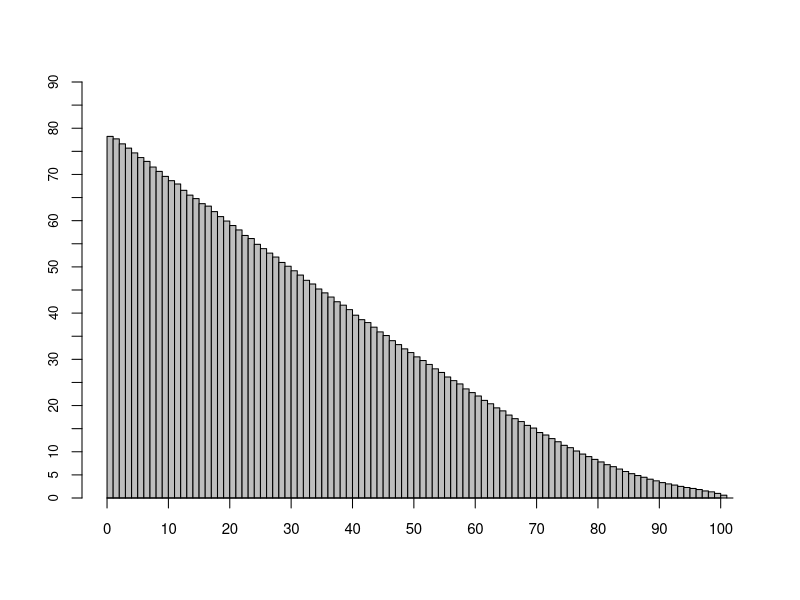
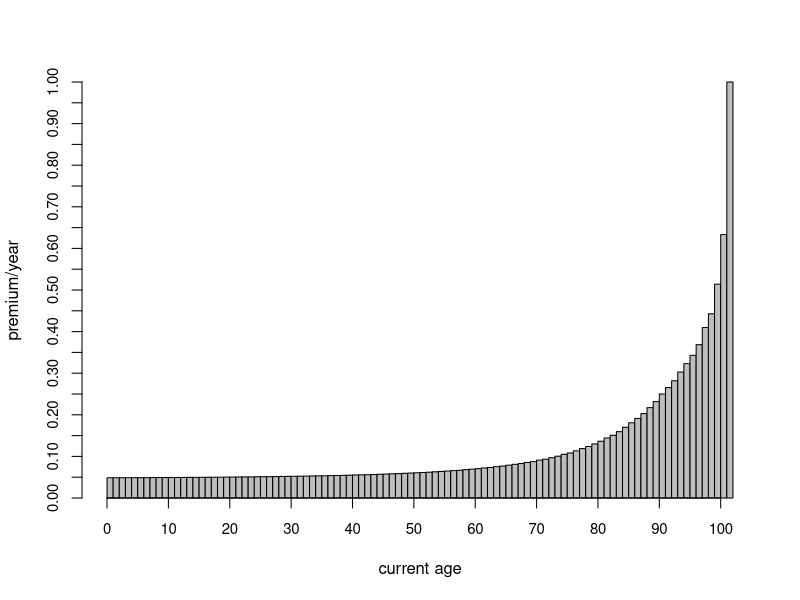

R code for these plots, in order:
#We want to use Monte Carlo simulations to calculate the expected years left of a person for every age
#Then using that data, calculate how much that person's premium must be for a company to breakeven
#given an effective annual interest rate

MortR=c(0.004521, 0.000244, 0.000165, 0.000109, 0.000083, 0.000086, 0.00007, 0.000072, 0.000076, 0.000071, 0.000059, 0.000095, 0.000102, 0.000118, 0.000132, 0.000178, 0.00024, 0.00031, 0.000434, 0.000507, 0.000479, 0.000514, 0.00052, 0.000582, 0.000546, 0.000544, 0.000664, 0.000643, 0.000699, 0.000782, 0.000795, 0.000886, 0.000928, 0.000992, 0.00103, 0.001129, 0.00127, 0.001342, 0.001446, 0.001616, 0.001731, 0.001871, 0.00197, 0.002115, 0.002275, 0.002503, 0.00268, 0.002936, 0.003262, 0.003519, 0.003822, 0.004054, 0.004486, 0.004692, 0.005087, 0.005438, 0.005867, 0.006409, 0.00686, 0.007387, 0.008134, 0.009036, 0.009714, 0.010535, 0.0116, 0.012545, 0.013886, 0.015413, 0.016882, 0.018186, 0.019951, 0.021931, 0.024026, 0.025858, 0.028047, 0.031242, 0.035063, 0.038891, 0.043968, 0.048651, 0.055679, 0.062008, 0.070065, 0.076758, 0.086004, 0.096018, 0.107573, 0.120841, 0.136178, 0.151392, 0.170648, 0.187061, 0.209933, 0.229476, 0.252988, 0.276409, 0.297662, 0.32832, 0.339591, 0.378378, 0.401956,1)
#This vector contains the mortality rate at each age from 0 to 101 where the mortality rate at
#age 0 indicates the chance of dying by age 1 etc.The first position of this vector contains
#mortality rate of age 0, we don't have mortality rates for age 101 and above, so a person is 
#assumed to have a mortality rate of 1 at age 101.
#This is mortality rate for males in the UK for the year 2021-2023 obtained from ONS 

#parameters:
nsim=10000 #number of simulations
i=0.05 #effective annual interest rate
#initialise
age=1
death_age=numeric(nsim)
years_left=numeric(nsim)
DDay=numeric(102)
Years=numeric(102)

for (age in 0:101) {
  for (n in 1:nsim) {
    p=1 #initialise
    Death=1
    p=MortR[(age+1):length(MortR)]
    #indexes mortality rate from current age to age 101
    
    Death=rbinom(length(p),1,p)
    
    #Simulates bernoulli for each potential year the person might live, where if bernoulli results 1, 
    #the person dies, and stores data in a vector of same length as p, this output tells us that a 
    #person dies multiple times, which doesn't make sense, we must only get the first time someone dies
    dec=seq(from=length(p),to=1,by=-1)
    #creates a vector of decreasing numbers
    Death*dec
    #multiplies the above vectors generated, so that the earliest death records the largest number
    #in the vector, whilst others are either 0 or a smaller number
    death_age[n]=which.max(Death*dec)+age-0.5
    #this then returns the first year someone dies
    years_left[n]=which.max(Death*dec)-1
    #From an actuarial perspective, it's safer to assume a person will live a year less when, when
    #calculating NPV,as they could just die the next day after buying a policy, especially the old folks.
    #which.max tells us the the time the person dies, and we add the person's age to find the age they died
  }
  DDay[age+1]=mean(death_age)
  #stores the expected year of death for each age in a vector
  Years[age+1]=mean(years_left)
  #stores the expected years left of life for each age in a vector
}
DDay
Years

v=1/(1+i)
#the discount rate calculated from assumed interest rate
P_age=(1-v)/(1-v^(Years+1))
#the constant premium a policyholder should pay anually for insurance company to breakeven
#calculated using NPV=0, calculates the premium per dollar/pound of benefit
P_age


barplot(Years,space=0,axes=FALSE,ylim=c(0,90))
axis(1,at=seq(0,100,10),cex.axis=0.9)
axis(2,at=seq(0,90,5),cex.axis=0.8)
#plots the years left to live against current age

barplot(P_age,space=0,axes=FALSE,ylim=c(0,1),xlab="current age",ylab="premium/year")
axis(1,at=seq(0,100,10),cex.axis=0.9)
axis(2,at=seq(0,1,0.05),cex.axis=0.9)
#plots premium against current age


#Note that this code only takes age into account for mortality rate, when in fact, whether a person
#has diseases, syndromes or other risk factors can contribute towards their mortality rate, we should
#also be wary of adverse selection, a situation where mostly unhealthy people apply for the policy
#when the model assumes a mix of healthy and unhealthy people, leading to financial losses.

#This code also assumes a constant known interest rate which is often not the case, investments fail
#and interest rates fluctuate, we can use reddington immunisation to offset these effects, by structuring
#premiums such that, the policy is more resilient under small changes in interest rate, maybe by
#shifting portions of later year premiums to the early years, investing the excess to subsidize later
#years.

